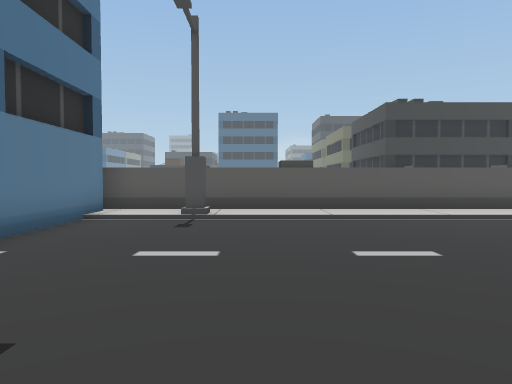
view 1 (above)

18 first-person views from a walk through a scene from a Unity 3-D project. The camera is 1.5 m above the floor, tilts 2° down and sees 70° across. The floor is counted in squares, 2 m on a side. Each view is taken from the middle of a square. On the plan, view 1 faces up. The plan holds only what a view shows up to about 11 squares ahead; the rest is blank. The place goes on beyond the plan. The player character is not drawn. Some surface patterns are stand-ins.

view 2
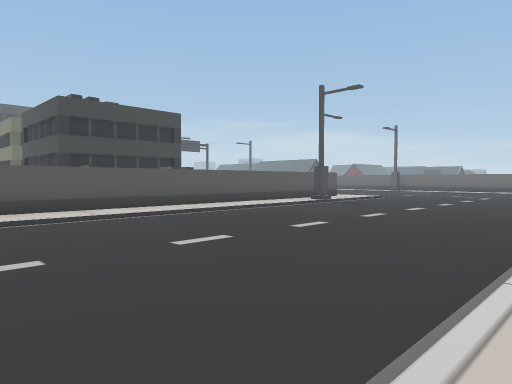

view 3
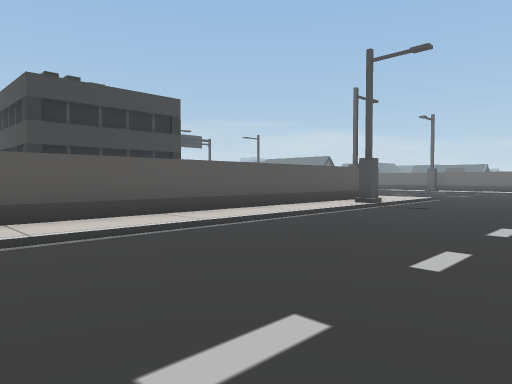

view 4
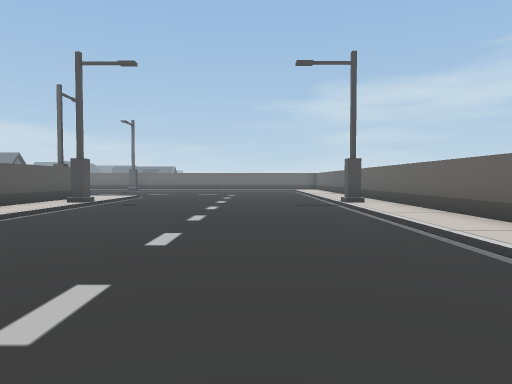

view 5
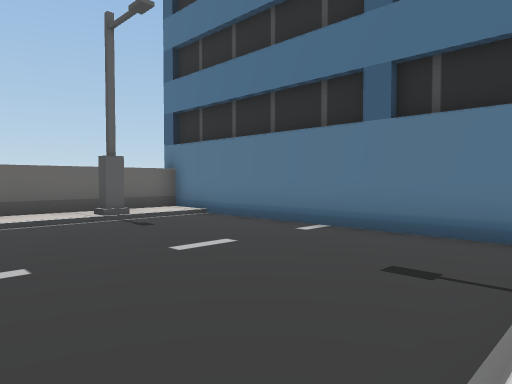

view 6
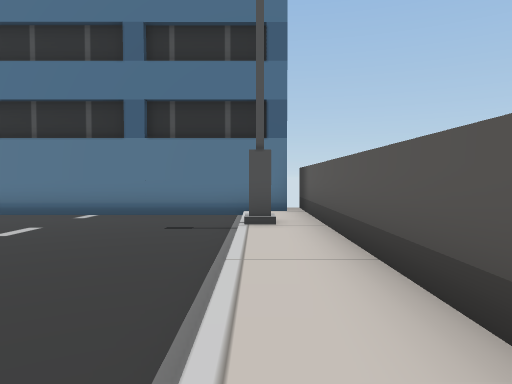

view 7
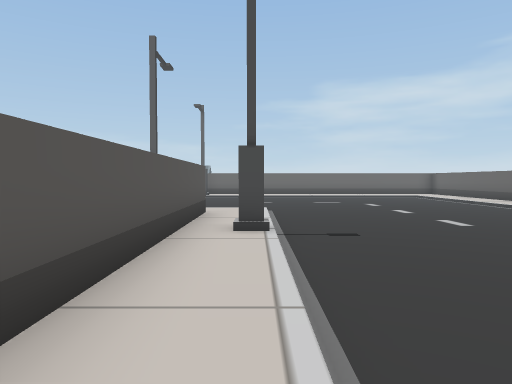

view 8
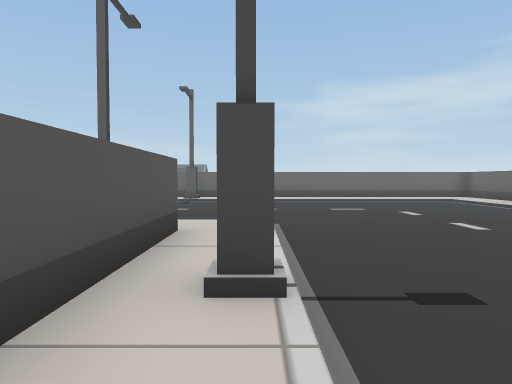

view 9
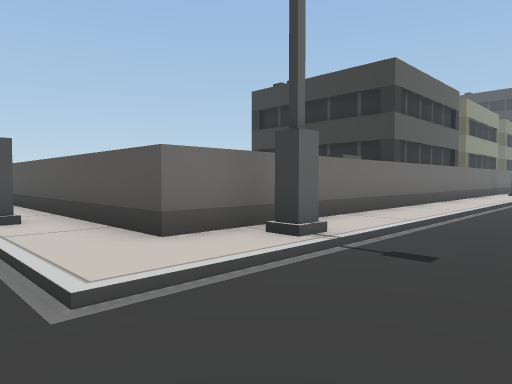

view 10
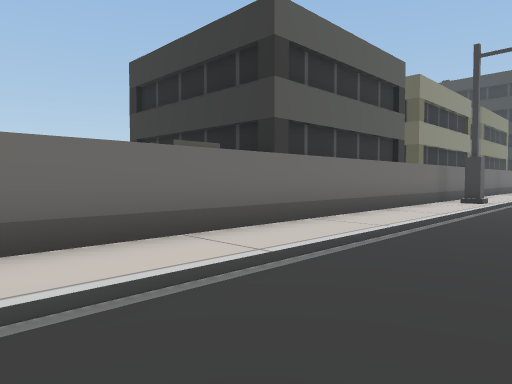

view 11
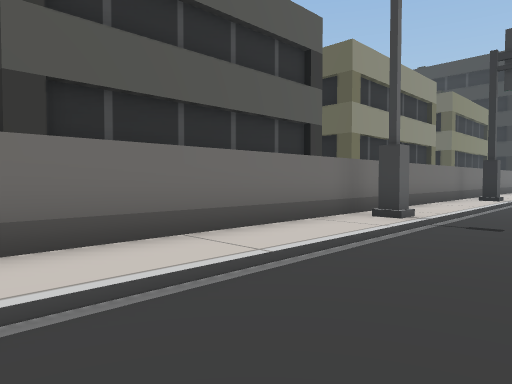

view 12
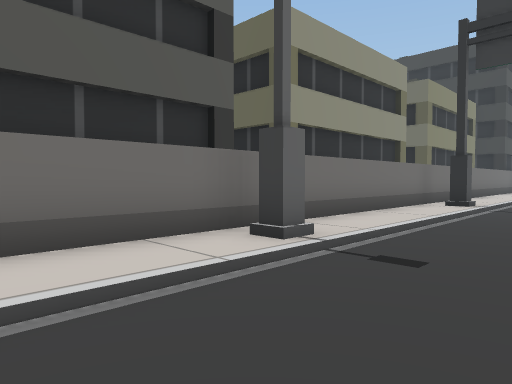

view 13
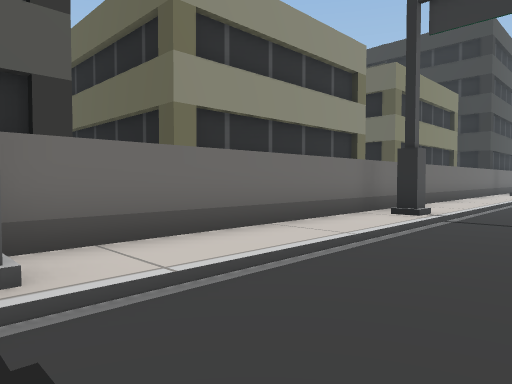

view 14
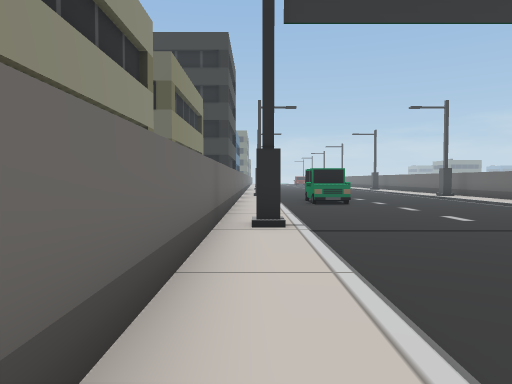

view 15
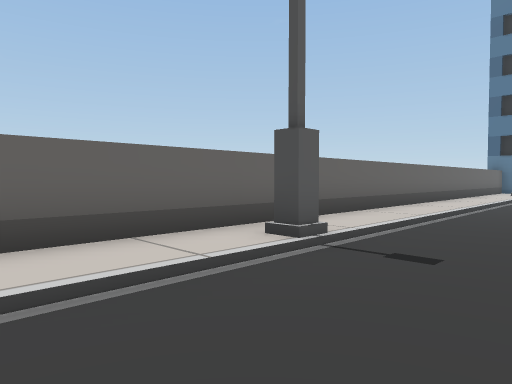

view 16
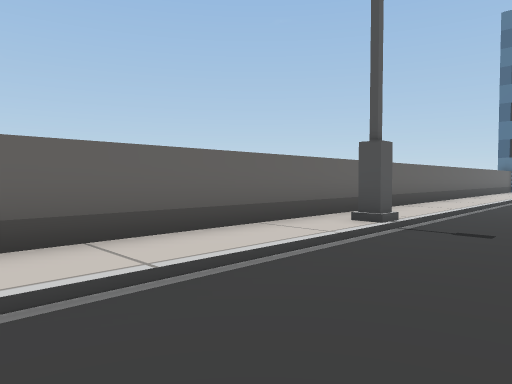

view 17
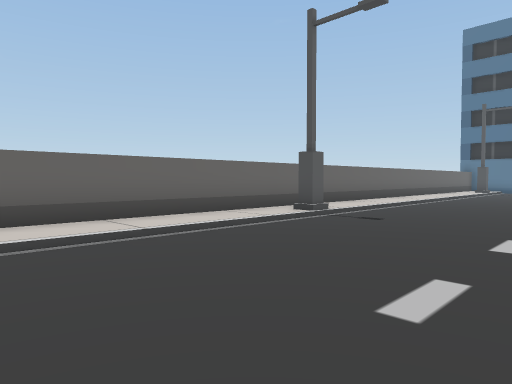

view 18
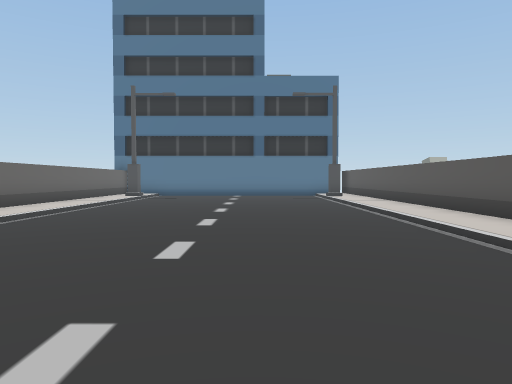

### Floor plan
Key: @ floor where view 1 was taken; # wall or solid block; . main floor; : floor 0.25 m higher than the main floor; / step, stairs or slope; B building.
Columns run from 5 left of view 1 to 19 right of it. Each row starts with its distance up from view 1.
 34                     #:/..
 33                     #:/..
 32                     #:/..
 31                     #//..
 30                     #:/..
 29                     #:/..
 28                     #:/.
 27                     #:/..
 26                     #:/..
 25                     #:/..
 24                     ##/..
 23                     #:/..
 22                     #:/..
 21                     #:/..
 20                     #:/..
 19                     #:/..
 18                     #:/..
 17                     #:/.
 16                     #:/..
 15                     #:/..
 14                     #:/..
 13                     #:/..
 12                     #:/.
 11                     #//.
 10  #####################/..
  9 B:::::::::::::::::::::/..
  8  #:#/::::::::::::#/:::/..
  7  #.......................
  6  #.......................
  5  #.......................
  4  #.......................
  3  #.......................
  2  #.......................
  1  #......................
  0  #:::@::::::::::://:::::
 -1  #######################

Where each view was taken, in squares from view 1:
view 1: 0 up, 0 right, facing up
view 2: 0 up, 1 right, facing up-right
view 3: 3 up, 3 right, facing up-right
view 4: 3 up, 2 right, facing right
view 5: 8 up, 2 right, facing down-left
view 6: 8 up, 5 right, facing left
view 7: 8 up, 7 right, facing right
view 8: 8 up, 10 right, facing right
view 9: 7 up, 19 right, facing up-left
view 10: 13 up, 19 right, facing up-left
view 11: 18 up, 19 right, facing up-left
view 12: 21 up, 19 right, facing up-left
view 13: 24 up, 19 right, facing up-left
view 14: 25 up, 16 right, facing up
view 15: 3 up, 16 right, facing down-left
view 16: 3 up, 18 right, facing down-left
view 17: 5 up, 19 right, facing down-left
view 18: 5 up, 13 right, facing left
